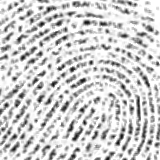
#> input picture new_dataset/real_data/00000.bmp, 160 x 160 px
$ python -i preprocessing.py   (imports and definitions only)
#> lines starting #> are read from the running program, lines starting #| are printed output that depends on the picture
#> further down, picture is the input picture: shape (160, 160, 3); min 18, max 255, mean 205.8
import cv2
import numpy as np
from config import HOG_CONFIG

class ImagePreprocessor:
    def __init__(self):
        pass

    # TODO: Ganti jadi preprocess model biar lgsg training
    def process(self, image):
        blurred = cv2.GaussianBlur(image, (5, 5), 0)
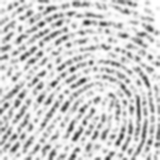
#> blurred: shape (160, 160, 3); min 48, max 255, mean 205.8

        normalized = cv2.normalize(blurred, None, 0, 255, cv2.NORM_MINMAX)
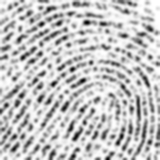
#> normalized: shape (160, 160, 3); min 0, max 255, mean 194.4

        clahe = cv2.createCLAHE(clipLimit=2.0, tileGridSize=(8, 8))
#> (the run stopped early here; a loop or call above may not have finished)

$ run again, on new_dataset/real_data/00001.bmp
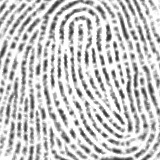
#> input picture new_dataset/real_data/00001.bmp, 160 x 160 px
#> picture is the input picture: shape (160, 160, 3); min 54, max 255, mean 198.9
#> in process, `blurred = cv2.GaussianBlur(image, (5, 5), 0)`:
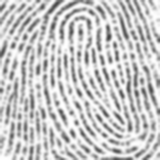
#> blurred: shape (160, 160, 3); min 69, max 255, mean 198.9
#> in process, `normalized = cv2.normalize(blurred, None, 0, 255, cv2.NORM_MINMAX)`:
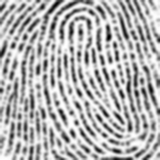
#> normalized: shape (160, 160, 3); min 0, max 255, mean 178.1

$ run again, on new_dataset/real_data/00002.bmp
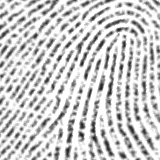
#> input picture new_dataset/real_data/00002.bmp, 160 x 160 px
#> picture is the input picture: shape (160, 160, 3); min 33, max 255, mean 203.7
#> in process, `blurred = cv2.GaussianBlur(image, (5, 5), 0)`:
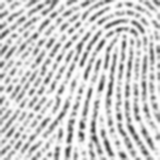
#> blurred: shape (160, 160, 3); min 58, max 255, mean 203.7
#> in process, `normalized = cv2.normalize(blurred, None, 0, 255, cv2.NORM_MINMAX)`:
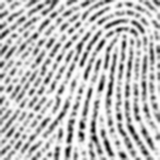
#> normalized: shape (160, 160, 3); min 0, max 255, mean 188.6

$ run again, on new_dataset/real_data/00003.bmp
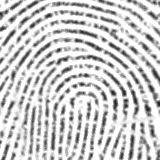
#> input picture new_dataset/real_data/00003.bmp, 160 x 160 px
#> picture is the input picture: shape (160, 160, 3); min 31, max 255, mean 203.8
#> in process, `blurred = cv2.GaussianBlur(image, (5, 5), 0)`:
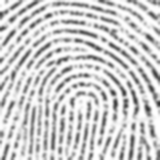
#> blurred: shape (160, 160, 3); min 50, max 255, mean 203.8
#> in process, `normalized = cv2.normalize(blurred, None, 0, 255, cv2.NORM_MINMAX)`:
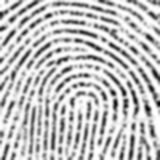
#> normalized: shape (160, 160, 3); min 0, max 255, mean 191.4
